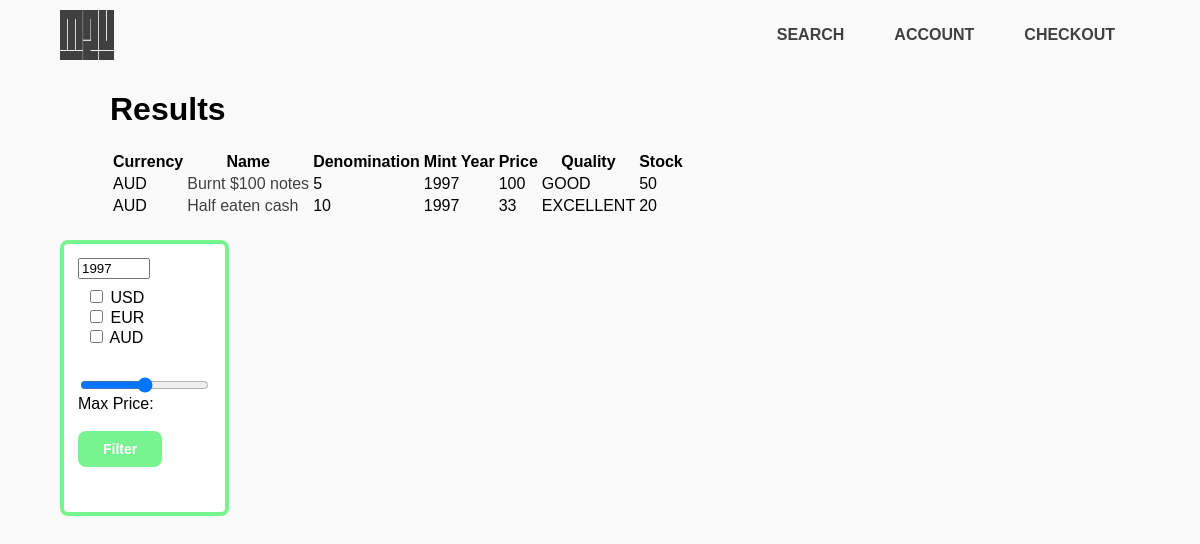
The page /Search.php?year=1997 on the database its author committed.
### tables this page shows
CREATE TABLE Products_status (
    product_id CHAR(10) NOT NULL,
    product_name VARCHAR(20) NOT NULL,
    price int NOT NULL,
    quality VARCHAR(100) NOT NULL DEFAULT "GOOD",
    shipping_status VARCHAR(100) NOT NULL DEFAULT "IN WAREHOUSE",
    quantity INT NOT NULL,
    PRIMARY KEY(product_id, quality, shipping_status),
    FOREIGN KEY (product_id) REFERENCES Products (product_id)
);

CREATE TABLE Products(
    product_id CHAR(10) NOT NULL UNIQUE,
    currency VARCHAR(100) NOT NULL,
    denomination SMALLINT NOT NULL,
    mint_year YEAR NOT NULL,
    PRIMARY KEY (product_id) 
);

### db_functions.php (the view, shortened to what this page needs)
<?php
$header = ["Currency", "Name", "Denomination", "Mint Year", "Price", "Quality", "Stock"];
function display_search_results($conn, $filter_currency, $year, $cost)
{
    global $header;
    $sql = "SELECT Products.product_id, currency, product_name, denomination, mint_year, price, quality, quantity
            FROM Products
            CROSS JOIN Products_status
            ON Products.product_id = Products_status.product_id
            WHERE shipping_status = 'IN WAREHOUSE'";
    if($year != null)
    {
        $sql = $sql." AND mint_year = $year";
    }
    $ret = null;
    if($result = mysqli_query($conn, $sql))
    {
        if(mysqli_num_rows($result) > 0)
        {
            echo '<h1> Results </h1>', "\n";
            echo "\t\t\t", '<table id="results">', "\n";
            echo "\t\t\t\t", '<tr>', "\n";
            foreach($header as $label)
            {
                echo "\t\t\t\t\t", '<th>', $label, "</th>", "\n";
            }
            echo "\t\t\t\t", '</tr>', "\n";
            while($row = mysqli_fetch_assoc($result))
            {
                echo "\t\t\t\t", '<tr>', "\n";
                foreach($row as $attribute => $value)
                {
                    if($attribute == "product_id")
                    {
                        continue;
                    }
                    else if($attribute == "product_name")
                    {
                        echo "\t\t\t\t\t", '<td>', '<a href=Product.php?element=',$row["product_id"], '>', $value, '</a>' ,"</td>", "\n";
                    }
                    else
                    {
                        echo "\t\t\t\t\t", '<td>', $value, "</td>", "\n";
                    }
                }
            }
            echo "\t\t\t", "</table>", "\n";
        }
        else
        {
            echo "\t\t\t", "<p> no results found </p>";
        }
    }
    else
    {
        echo "\t\t\t", "<p> sql query faliure</p>";
    }
    return $ret;
}
?>

### Styles/styles.css (style rules this page uses)
body { background-color: rgb(250, 250, 250); font-family: Verdana, Helvetica, sans-serif; margin: 0 5% 0 5%; }

### Styles/headerstyle.css (style rules this page uses)
a { text-decoration: none; color: #404040; }

### rows shown on the page
products_status: product.currency "AUD", product_name "Burnt $100 notes", product.denomination "5", product.mint_year "1997", price "100", quality "GOOD", quantity "50"
products_status: product.currency "AUD", product_name "Half eaten cash", product.denomination "10", product.mint_year "1997", price "33", quality "EXCELLENT", quantity "20"

### other values the page prints
$label "Currency"
$label "Name"
$label "Denomination"
$label "Mint Year"
$label "Price"
$label "Quality"
$label "Stock"
